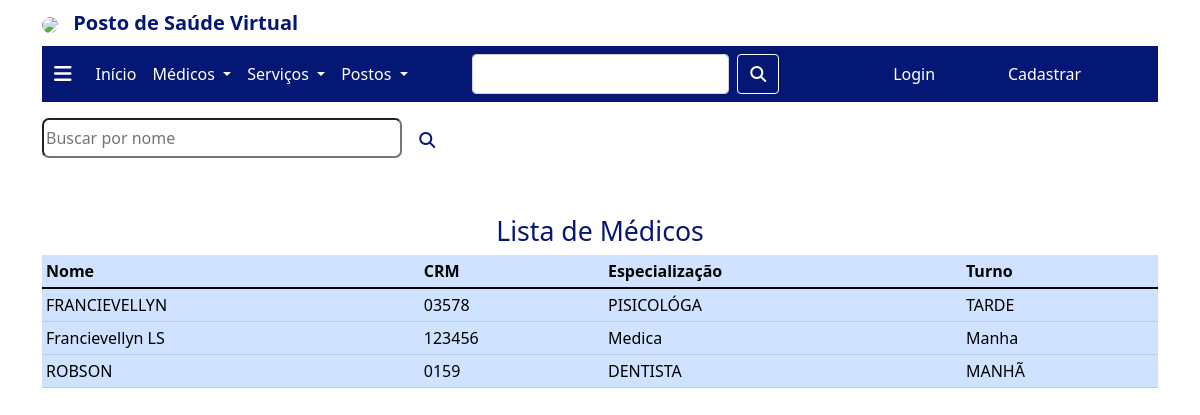
Page /medicos/ on the earlier database version.
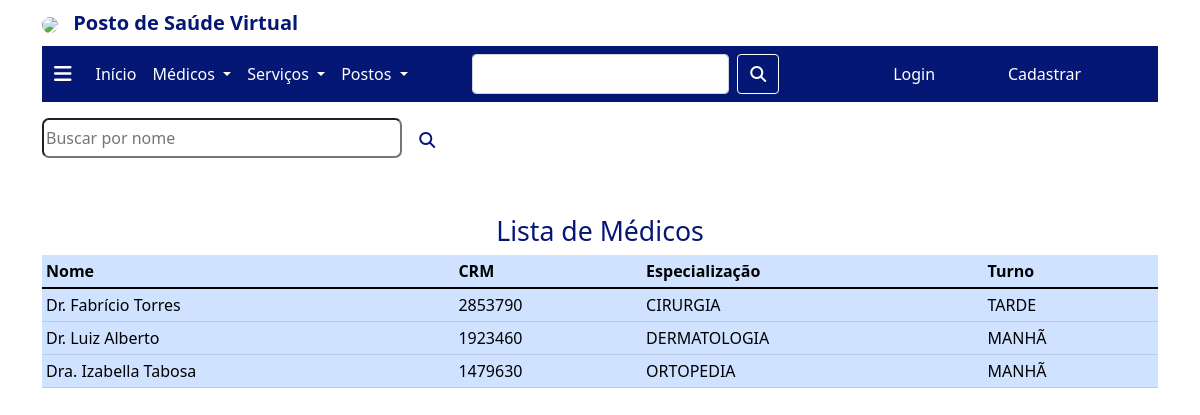
Same page on the later database version.
### medico/models.py (models this page shows, shortened)
class Medico (models.Model):
    nome_completo = models.CharField(max_length=256)
    crm = models.CharField(max_length=256)
    especializacao = models.CharField(max_length=256)
    turno = models.CharField(max_length=256)
    email = models.EmailField(max_length=256)
    senha = models.CharField(max_length=256)

### medico/views.py (the view)
# urls.py: path('', ListaMedicoView.as_view(), name='medico.index'),
class ListaMedicoView(ListView):
    model = Medico
    queryset = Medico.objects.all().order_by('nome_completo')
    def get_queryset(self):
        queryset = super().get_queryset();
        filtro_nome =self.request.GET.get('nome') or None
        if filtro_nome:
            queryset = queryset.filter(nome_completo__contains=filtro_nome)
        return queryset

### medico/templates/medico/medico_list.html (shortened to what this page needs)
{% extends 'menu.html' %}
{% block content %}
<form action="" method="get" class="form-busca">
    <input type="text" name="nome" placeholder="Buscar por nome" id="busca">
    <button id="botao-pesquisa" class="btn btn-outline-success" type="submit"><i class="fa-solid fa-magnifying-glass"></i></button>
</form>
<div class="table-responsive">
    <h1> <center>Lista de Médicos</center></h1>
    <table class="table table-primary table-sm">
        <thead>
            <tr>
                <th>Nome</th>
                <th>CRM</th>
                <th>Especialização</th>
                <th>Turno</th>
            </tr>
        </thead>
        <tbody>
            {% for medico in object_list %}
            <tr>
                <td>{{ medico.nome_completo }}</td>
                <td>{{ medico.crm }}</td>
                <td>{{ medico.especializacao }}</td>
                <td>{{ medico.turno }}</td>
            </tr>
            {% endfor %}
        </tbody>
    </table>
</div>
{% endblock %}

Differences in the rows shown:
removed Medico: nome_completo "FRANCIEVELLYN", crm "03578", especializacao "PISICOLÓGA", turno "TARDE"
removed Medico: nome_completo "Francievellyn LS", crm "123456", especializacao "Medica", turno "Manha"
removed Medico: nome_completo "ROBSON", crm "0159", especializacao "DENTISTA", turno "MANHÃ"
added Medico: nome_completo "Dr. Fabrício Torres", crm "2853790", especializacao "CIRURGIA", turno "TARDE"
added Medico: nome_completo "Dr. Luiz Alberto", crm "1923460", especializacao "DERMATOLOGIA", turno "MANHÃ"
added Medico: nome_completo "Dra. Izabella Tabosa", crm "1479630", especializacao "ORTOPEDIA", turno "MANHÃ"
